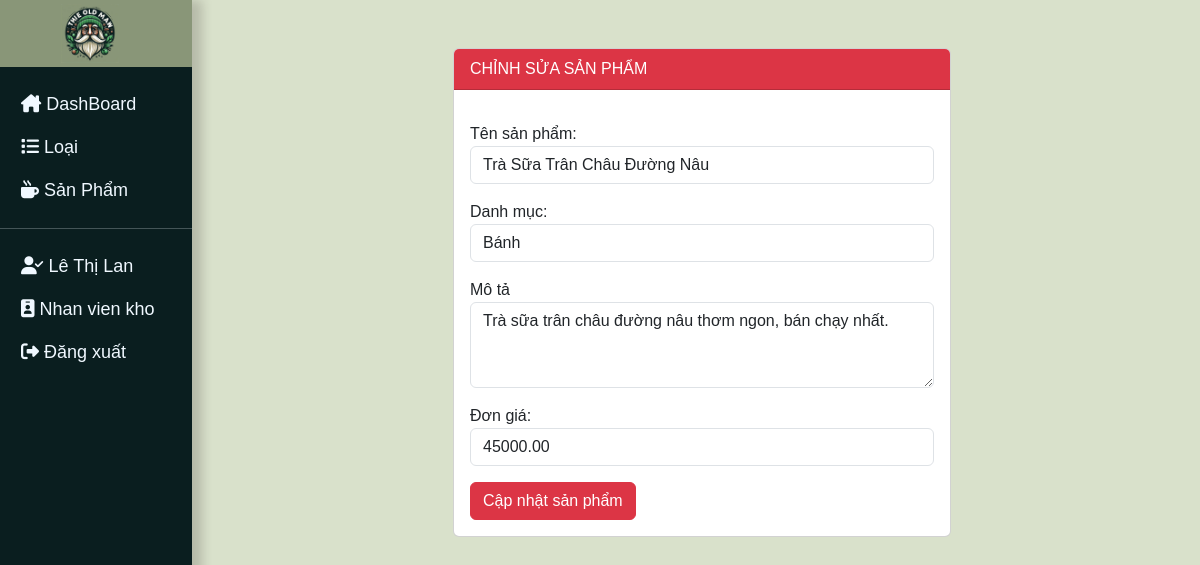
Page /user_page.php?sanpham=sua&id=73 (signed in) on the committed database.
### tables this page shows
CREATE TABLE `accounts` (
  `account_id` int NOT NULL AUTO_INCREMENT,
  `full_name` varchar(255) NOT NULL,
  `email` varchar(255) NOT NULL,
  `password` varchar(255) NOT NULL,
    `role_id` int NOT NULL,
    `status` enum('active','inactive') NOT NULL DEFAULT 'active',
    PRIMARY KEY (`account_id`),
    UNIQUE KEY `uniq_account_email` (`email`),
    KEY `idx_accounts_role` (`role_id`),
    CONSTRAINT `fk_accounts_role` FOREIGN KEY (`role_id`) REFERENCES `roles` (`id`)
);

CREATE TABLE `items` (
  `item_id` int NOT NULL AUTO_INCREMENT,
  `item_name` varchar(255) NOT NULL,
  `category_id` int DEFAULT NULL,
  `description` text,
  `unit_price` decimal(10,2) DEFAULT NULL,
    `added_date` timestamp NULL DEFAULT CURRENT_TIMESTAMP,
    `item_status` enum('active','inactive') NOT NULL DEFAULT 'active',
  PRIMARY KEY (`item_id`),
  KEY `fk_category_id` (`category_id`),
  CONSTRAINT `fk_category_id` FOREIGN KEY (`category_id`) REFERENCES `category` (`category_id`)
);

### src/models/authorization.php (called while the page is built, shortened)
<?php
function getRolePermissions(): array
{
    return [
        AppRole::ADMIN => [
            AppPermission::VIEW_DASHBOARD,
            AppPermission::MANAGE_CATALOG,
            AppPermission::PROCESS_ORDERS,
            AppPermission::MANAGE_CUSTOMERS,
            AppPermission::VIEW_REPORTS,
            AppPermission::MANAGE_STAFF,
        ],
        AppRole::MANAGER => [
            AppPermission::VIEW_DASHBOARD,
            AppPermission::MANAGE_CATALOG,
            AppPermission::PROCESS_ORDERS,
            AppPermission::MANAGE_CUSTOMERS,
            AppPermission::VIEW_REPORTS,
        ],
        AppRole::SALES => [
            AppPermission::VIEW_DASHBOARD,
            AppPermission::PROCESS_ORDERS,
            AppPermission::MANAGE_CUSTOMERS,
        ],
        AppRole::WAREHOUSE => [
            AppPermission::VIEW_DASHBOARD,
            AppPermission::MANAGE_CATALOG,
        ],
    ];
}
function roleLabel(string $roleName): string
{
    $labels = [
        AppRole::ADMIN => 'Admin',
        AppRole::MANAGER => 'Quan ly',
        AppRole::SALES => 'Nhan vien ban hang',
        AppRole::WAREHOUSE => 'Nhan vien kho',
    ];
    return $labels[$roleName] ?? 'Khong xac dinh';
}
function currentRole(): string
{
    return $_SESSION['role_name'] ?? '';
}
function currentUserId(): int
{
    return (int) ($_SESSION['account_id'] ?? 0);
}
function can(string $permission): bool
{
    $role = currentRole();
    $permissions = getRolePermissions();
    return in_array($permission, $permissions[$role], true);
}

### src/models/sua_sanpham.php (the view, shortened to what this page needs)
<?php
if (isset($_GET['id'])) {
    $item_id = $_GET['id'];
    $sql = "select * from items where item_id = $item_id";
    $result = mysqli_query($conn, $sql);
    $row = mysqli_fetch_array($result);
}
?>
<div class="mt-5">
    <div class="row justify-content-center">
        <div class="col-md-6">
            <div class="card">
                <div class="card-header bg-danger text-white">
                    CHỈNH SỬA SẢN PHẨM
                </div>
                <div class="card-body">
                    <form action="user_page.php" method="POST">
                        <div class="form-group mt-3">
                            <label for="item_name">Tên sản phẩm:</label>
                            <input type="text" class="form-control" id="item_name" name="item_name" value="<?php echo $row['item_name']; ?>" required>
                        </div>
                        <div class="form-group mt-3">
                            <label for="category_id">Danh mục:</label>
                            <select class="form-control" id="category_id" name="category_id">
                                <option value="1" <?php if ($row['category_id'] == 1) echo 'selected'; ?>>Bánh</option>
                            </select>
                        </div>
                        <div class="form-group mt-3">
                            <label for="description">Mô tả</label>
                            <textarea class="form-control" id="description" name="description" rows="3"><?php echo $row['description']; ?></textarea>
                        </div>
                        <div class="form-group mt-3">
                            <label for="unit_price">Đơn giá:</label>
                            <input type="text" class="form-control" id="unit_price" name="unit_price" value="<?php echo $row['unit_price']; ?>" required>
                        </div>
                        <button type="submit" class="btn mt-3 btn-danger">Cập nhật sản phẩm</button>
                    </form>
                </div>
            </div>
        </div>
    </div>
</div>

### src/views/header.php (shortened to what this page needs)
<!DOCTYPE html>
<html lang="en">
<head>
    <link href="https://cdn.jsdelivr.net/npm/bootstrap@5.3.3/dist/css/bootstrap.min.css" rel="stylesheet" />
    <link rel="stylesheet" href="https://cdnjs.cloudflare.com/ajax/libs/font-awesome/6.5.1/css/all.min.css" />
    <link rel="stylesheet" href="css/style.css" />
</head>
<body class="row">
    <div class="nav-side col-2 p-0 sticky-top">
        <div class="logo p-1 justify-content-center text-center">
            <a href="user_page.php?dashboard"> <img width="30%" src="img/logo.jfif" alt="Logo"></a>
        </div>
        <div class="navs pt-3">
            <div class="container-fluid">
                <a class="text-truncate" href="user_page.php?dashboard"><i class="fa-solid fa-house-chimney"></i> DashBoard</a>
            </div>
            <?php if (can(AppPermission::MANAGE_CATALOG)) : ?>
                <div class="container-fluid">
                    <a class="text-truncate" href="user_page.php?loai"><i class="fa-solid fa-list"></i> Loại</a>
                </div>
                <div class="container-fluid">
                    <a class="text-truncate" href="user_page.php?sanpham"><i class="fa-solid fa-mug-hot"></i> Sản Phẩm</a>
                </div>
            <?php endif; ?>
        </div>
        <div class="navs text-center p-0">
            <hr class="mt-3">
            <div class="container-fluid">
                <a class="text-truncate"><i class="fa-solid fa-user-check"></i> <?= $user_name ?? '' ?></a>
            </div>
            <div class="container-fluid">
                <a class="text-truncate"><i class="fa-solid fa-id-badge"></i> <?= roleLabel(currentRole()) ?></a>
            </div>
            <div class="    container-fluid logout-btn">
                <a class="text-truncate" href="logout.php"><i class="fa-solid fa-right-from-bracket"></i> Đăng xuất</a>
            </div>
        </div>
    </div>
    <div class="main col-10 p-0">

### css/style.css (style rules this page uses)
html, body { height: 100%; margin: 0; padding: 0; background-color: #d9e1cb; }
a { text-decoration: none; }
.nav-side { color: aliceblue; background-color: #0a1e1f; box-shadow: 10px 0px 10px 0px rgba(45, 33, 33, 0.2); min-height: 100%; }
.logo { background-color: #899678; }
.navs a { display: block; text-align: left; color: aliceblue; transition: background-color 0.3s ease-in-out; padding: 8px 0px 8px 33px; font-size: large; }
.navs div { padding: 0px; }
* { font-family: "Poppins", sans-serif; margin: 0; padding: 0; box-sizing: border-box; outline: none; border: none; text-decoration: none; }

### rows in the picture
accounts: full_name "Lê Thị Lan"
items: item_name "Trà Sữa Trân Châu Đường Nâu", category_id "Bánh", description "Trà sữa trân châu đường nâu thơm ngon, bán chạy nhất.", unit_price "45000.00"

### other values in the picture
roleLabel(currentRole()) "Nhan vien kho"
